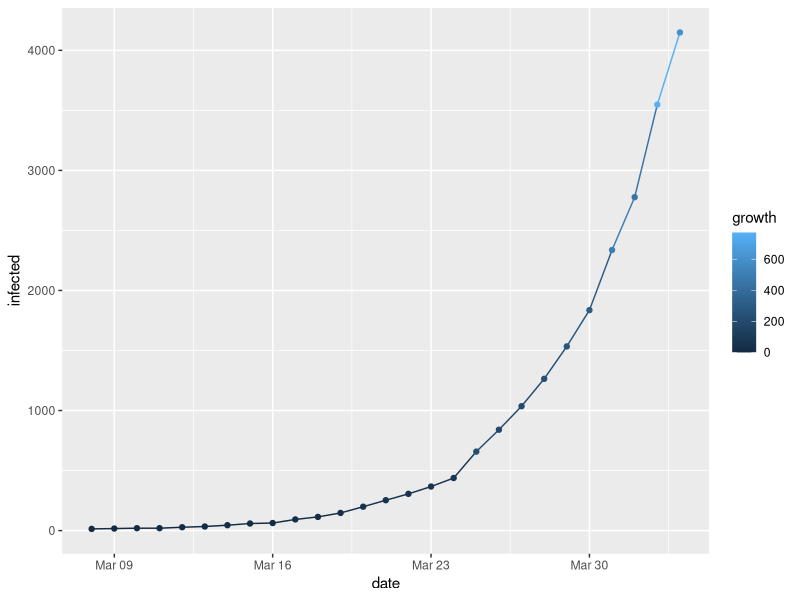
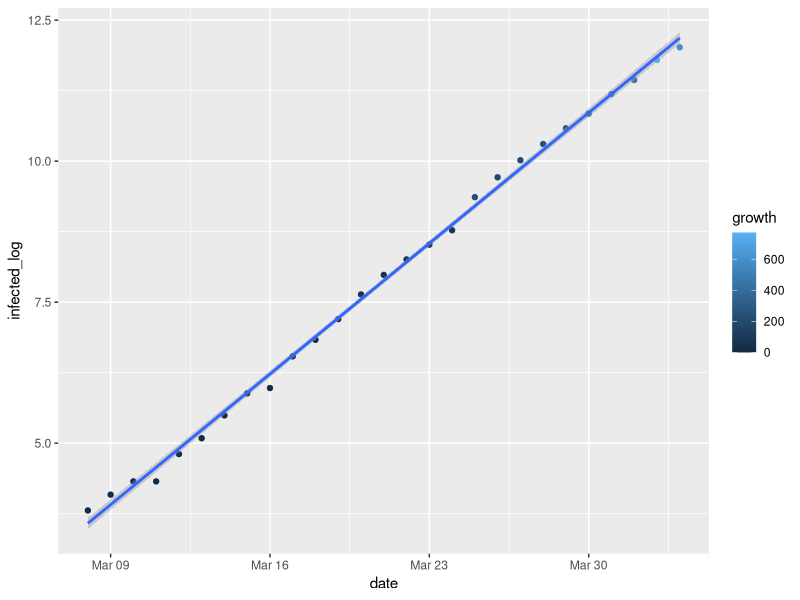
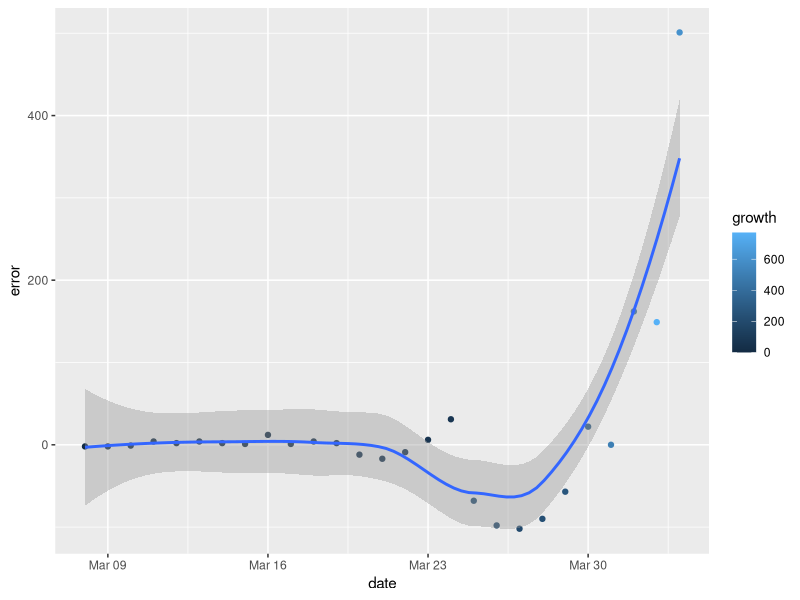
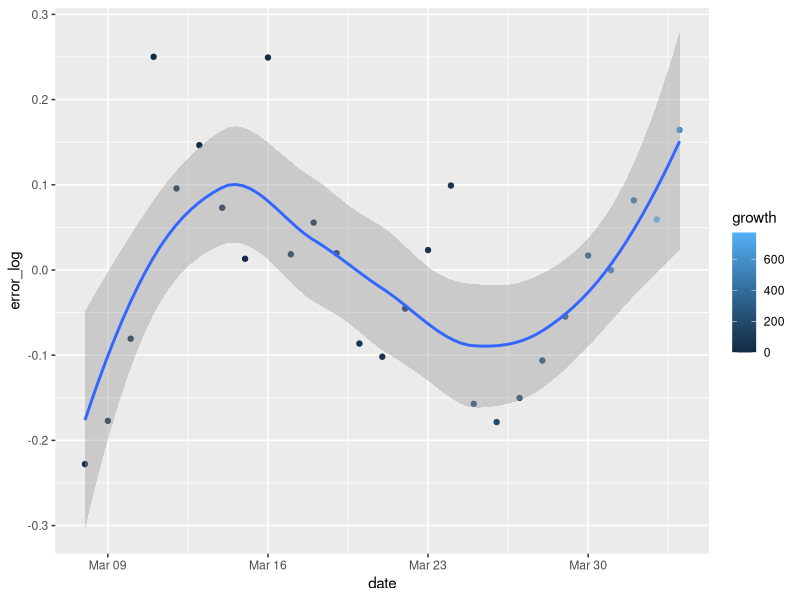
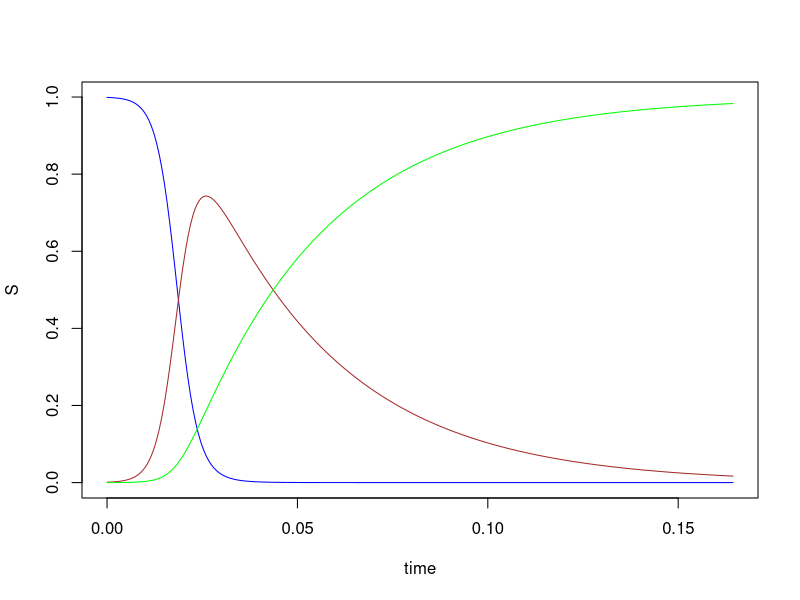

These figures' R source, in order:
#
# From Russia with COVID-19
# https://gist.github.com/timothy-makarov/c5a8d382aaa646fea47d4e0beb354e91
#

library(deSolve)
library(dplyr)
library(ggplot2)

rm(list = ls())

df <- data.frame(
  infected = c(
    1,
    2,
    3,
    6,
    6,
    7,
    10,
    14,
    17,
    20,
    20,
    28,
    34,
    45,
    59,
    63,
    93,
    114,
    147,
    199,
    253,
    306,
    367,
    438,   # https://t.me/map_mind/3435
    658,   # https://t.me/COVID2019_official/100
    840,   # https://t.me/c/1433624845/1550
    1036,  # https://t.me/COVID2019_official/113
    1264,  # https://t.me/COVID2019_official/121
    1534,  # https://t.me/COVID2019_official/128
    1836,  # https://t.me/COVID2019_official/138
    2337,  # https://t.me/COVID2019_official/153
    2777,  # https://t.me/COVID2019_official/160
    3548,  # https://t.me/COVID2019_official/168
    4149   # https://t.me/COVID2019_official/179
  )
)

df$day0 <- seq(0, length(df$infected) - 1)
df$date <- as.Date('2020-03-01') + df$day0
df$growth <- c(1, diff(df$infected))
df$infected_log <- log2(df$infected)

df <- df %>%
  select(date, day0, growth, infected, infected_log)

df <- df %>%
  filter(infected > 10)

lm1 <- lm(formula = infected_log ~ day0, data = df)
k <- lm1$coefficients[[2]]
b <- lm1$coefficients[[1]]

df$forecast_log <- df$day0 * k + b
df$error_log <- df$forecast_log - df$infected_log
t.test(df$error_log)

df$forecast <- round(2 ^ (df$day0 * k + b))
df$error <- df$forecast - df$infected

ggplot(df, aes(date, infected, colour = growth)) +
  geom_line() +
  geom_point()

ggplot(df, aes(date, infected_log, colour = growth)) +
  geom_point() +
  geom_smooth(method = lm, formula = y ~ x)

ggplot(df, aes(date, error, colour = growth)) +
  geom_point() +
  geom_smooth(method = loess, formula = y ~ x)

ggplot(df, aes(date, error_log, colour = growth)) +
  geom_point() +
  geom_smooth(method = loess, formula = y ~ x)

#
# -=[ ODE ]=-
# https://kingaa.github.io/thid/odes/ODEs_in_R.pdf
#

# beta - transmition rate
# gamma - recovery rate

closed.sir.model <- function(t, x, params) {
  S <- x[1]
  I <- x[2]
  R <- x[3]
  
  beta <- params["beta"]
  gamma <- params["gamma"]
  
  dSdt <- -beta * S * I
  dIdt <- beta * S * I - gamma * I
  dRdt <- gamma * I
  
  dxdt <- c(dSdt, dIdt, dRdt)
  
  list(dxdt)
}

params <- c(beta = 400, gamma = 365 / 13)

times <- seq(from = 0, to = 60 / 365, by = 1 / 365 / 4)
xstart <- c(S = 0.999, I = 0.001, R = 0.000)

out <- as.data.frame(ode(
  func = closed.sir.model,
  y = xstart,
  times = times,
  parms = params
))


plot(S ~ time, data = out, type = 'l', col = 'blue')
lines(I ~ time, data = out, col = 'brown')
lines(R ~ time, data = out, col = 'green')

paste0('R_0 = ', round(params['beta'] / params['gamma'], 2))
